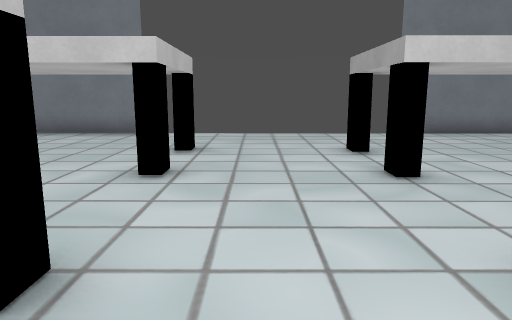
view 1 (above)

22 first-person views from a walk through a level from a Godot 3-D game. The camera is 1.2 m above the floor, tilts 10° down and sees 70° across. The floor is counted in squares, 1 m on a side. Each view is taken from the middle of a square. On the plan, view 1 faces up. The plan holds only what a view shows up to about 15 squares ahead; the rest is blank. Some surface patterns are stand-ins.

view 2
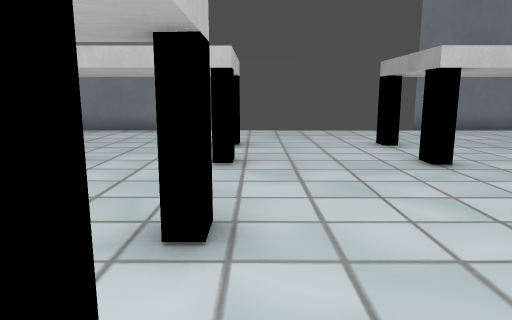

view 3
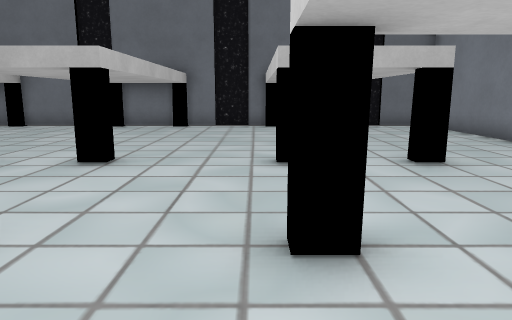

view 4
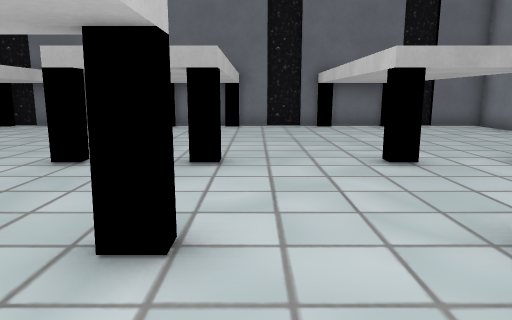

view 5
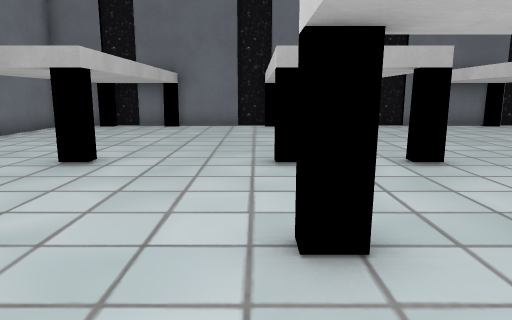

view 6
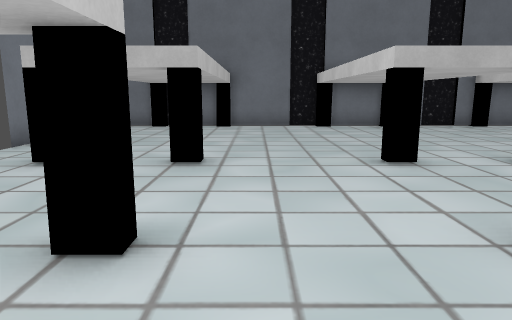

view 7
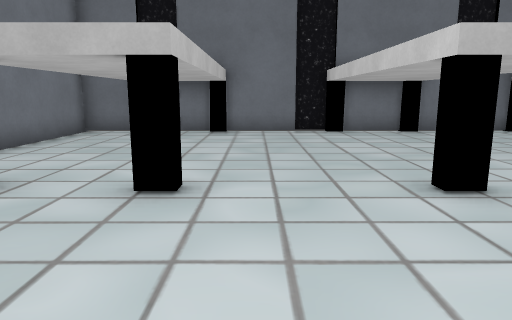

view 8
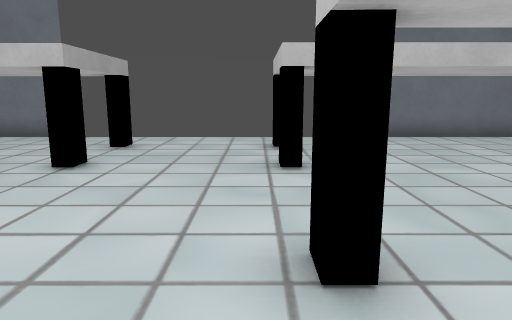

view 9
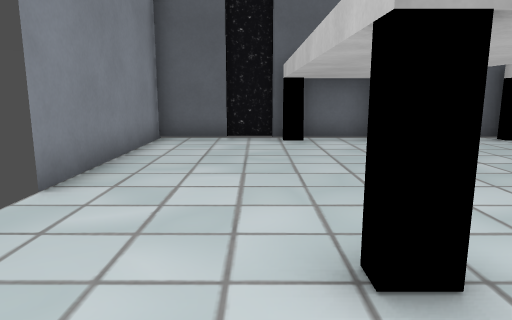

view 10
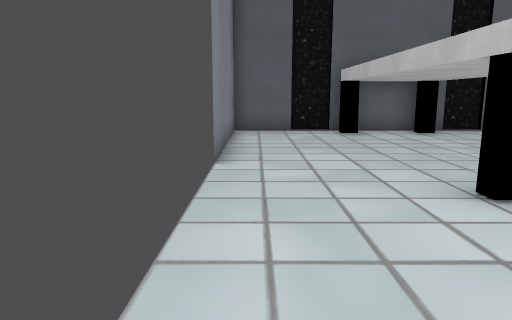

view 11
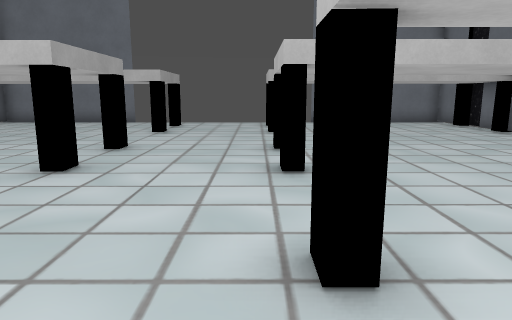

view 12
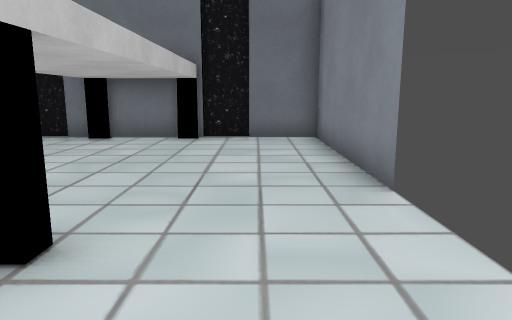

view 13
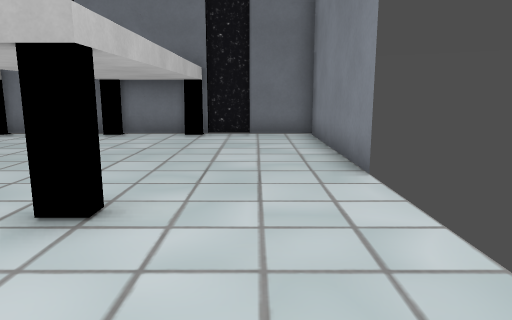

view 14
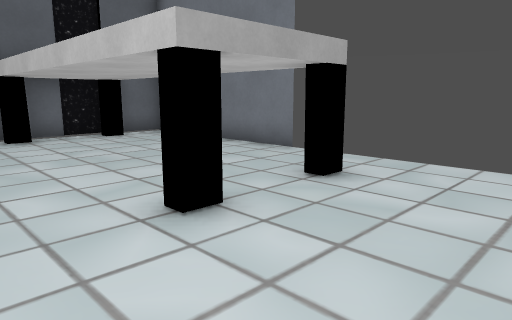

view 15
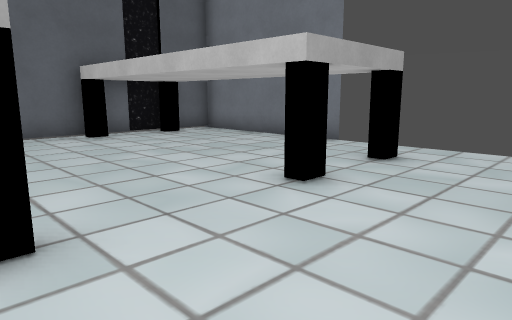

view 16
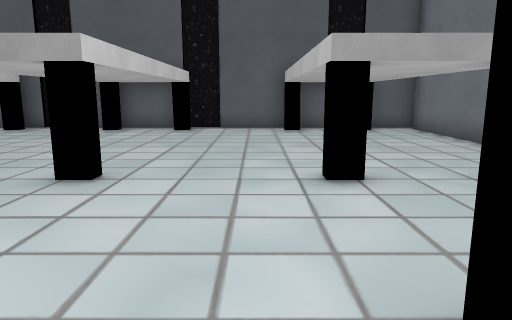

view 17
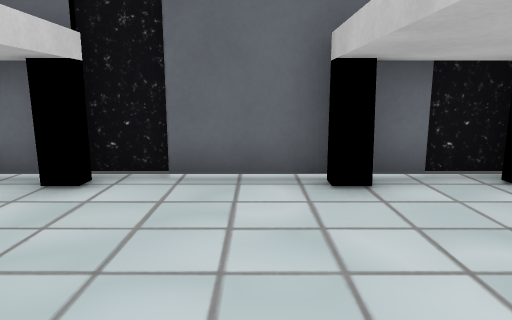

view 18
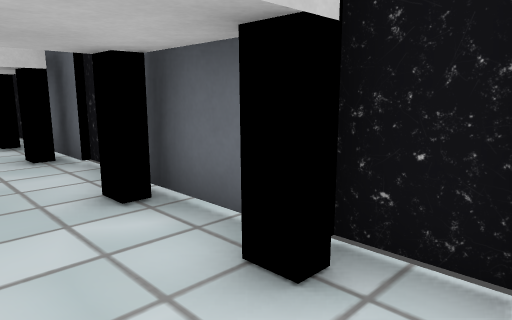

view 19
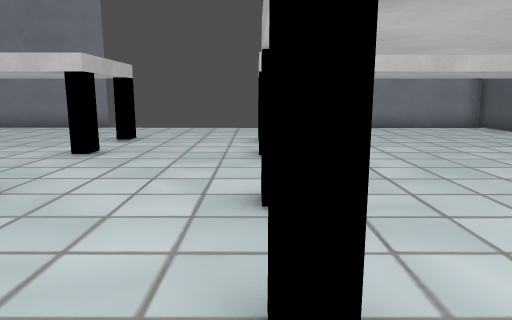

view 20
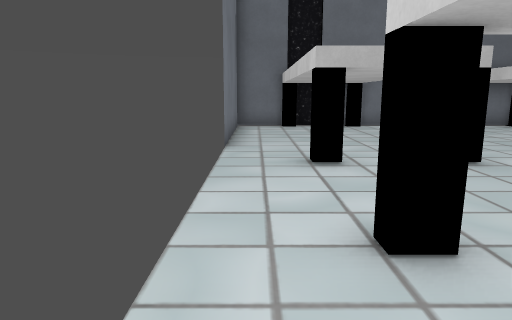

view 21
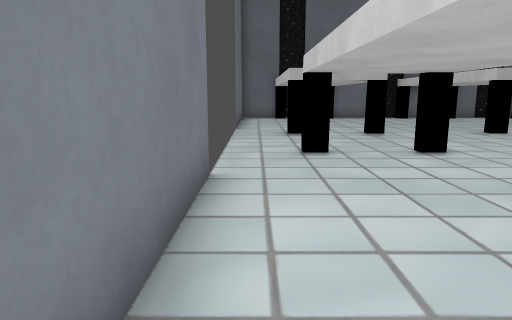

view 22
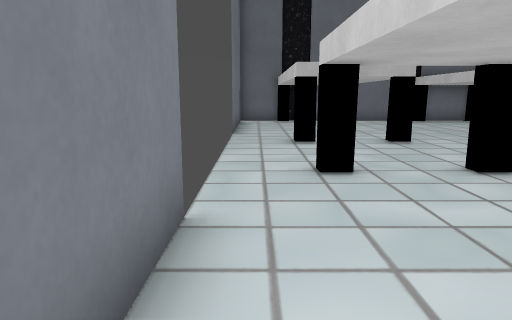

### Floor plan
Key: @ floor where view 1 was taken; # wall or solid block; . floor; T thing the floor can be seen under or through.
Columns run from 10 left of view 1 to 11 right of it. Each row starts with its distance up from view 1.
 12 #######        #######
 11 #....................#
 10 #....................#
  9 #....................#
  8 ##TTTTTTT...TTTTTTTT##
  7         T...T
  6  TTTTTTTT...TTTTTT TT
  5 #....................#
  4 #....................#
  3 #....................#
  2 ##  TTTTT...TT      ##
  1         T...T
  0 ##TTTTTTT.@.TTTTT#####
 -1 #....................#
 -2 #....................#
 -3 #....................#
 -4 #######TT...TTTT######
 -5         T...T
 -6         T...T
 -7 ##     TT...TTTTTTT T#
 -8 #....................#
 -9 #######        #######

Positions as (right, up) in squares from view 1, and headings:
1: (0, 0), facing up
2: (-1, -1), facing up
3: (5, 5), facing left
4: (5, 3), facing left
5: (5, -1), facing left
6: (5, -3), facing left
7: (3, -3), facing left
8: (-1, 2), facing down
9: (0, 9), facing right
10: (-2, 11), facing right
11: (-1, 8), facing down
12: (1, 10), facing left
13: (2, 10), facing left
14: (-1, -2), facing down-right
15: (-1, 0), facing down-right
16: (-3, -3), facing right
17: (5, -3), facing right
18: (8, -2), facing up-right
19: (2, -2), facing up
20: (5, -8), facing left
21: (10, -8), facing left
22: (8, -8), facing left
